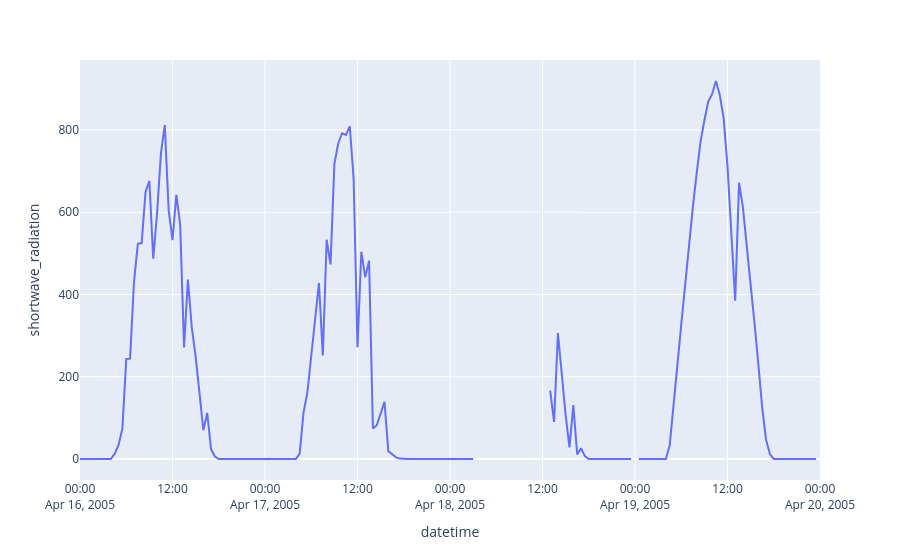

Source (notebook cell):
### Code cell
missing_sample = df.loc[
    lambda x: (x["date"] >= "2005-04-16") & (x["datetime"] <= "2005-04-20")
]
px.line(missing_sample, x="datetime", y="shortwave_radiation")

### Figure 1 — Plotly figure (JSON) as saved in the notebook; plotly's stock layout.template omitted (floating-point values rounded to 4 significant figures; data arrays with more than 128 entries replaced by an {"elided": "..."} marker saying what was removed)
{"data": [{"hovertemplate": "datetime=%{x}<br>shortwave_radiation=%{y}<extra></extra>", "legendgroup": "", "line": {"color": "#636efa", "dash": "solid"}, "marker": {"symbol": "circle"}, "mode": "lines", "name": "", "orientation": "v", "showlegend": false, "type": "scatter", "x": {"elided": "193 str values"}, "xaxis": "x", "y": {"elided": "193 float values"}, "yaxis": "y"}], "layout": {"legend": {"tracegroupgap": 0}, "margin": {"t": 60}, "xaxis": {"anchor": "y", "domain": [0, 1], "title": {"text": "datetime"}}, "yaxis": {"anchor": "x", "domain": [0, 1], "title": {"text": "shortwave_radiation"}}}}
